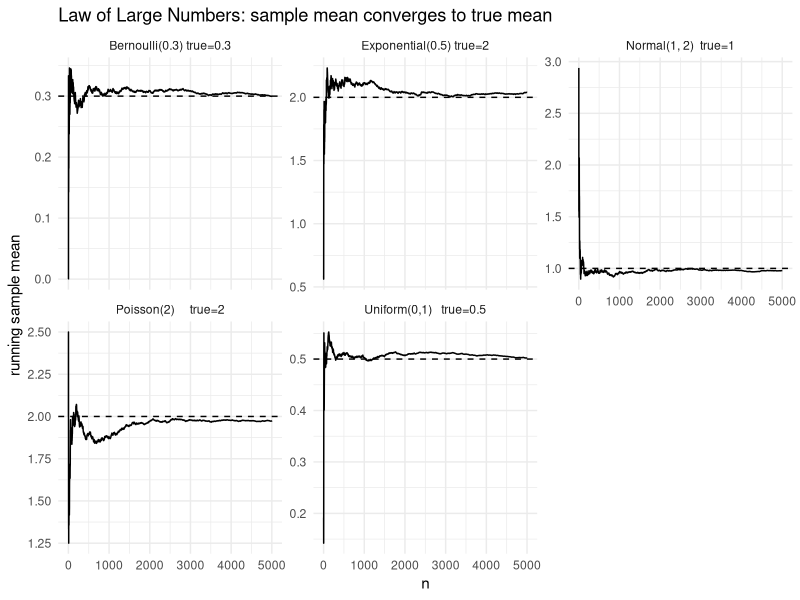

Generate this figure with R:
## ---- chunk 1
#| label: setup
#| include: false
knitr::opts_chunk$set(echo    = TRUE,
                      message = FALSE,
                      warning = FALSE,
                      echo    = TRUE,
                      eval    = TRUE)
set.seed(24205242)

library(tidyverse)
## ---- chunk 2
dbinom(3, size = 5, prob = 0.4)
## ---- chunk 3
pbinom(3, size = 5, prob = 0.4)
## ---- chunk 4
qbinom(0.7, size = 5, prob = 0.4)
## ---- chunk 5
rbinom(22,17,0.5)
## ---- chunk 6
days <- c("Mon", "Tue", "Wed", "Thu", "Fri", "Sat", "Sun")
prob <- c(  0.1,   0.1,   0.1,   0.1,   0.1,  0.25,  0.25)
sample(days, size = 1, prob = prob)
## ---- chunk 7
sample(c("H", "T"), size = 10, replace = TRUE)
## ---- chunk 8
sample(days)
## ---- chunk 9
dbinom(4,8,0.5)
## ---- chunk 10
pbinom(15,28,0.5)
## ---- chunk 11
1-pbinom(12,18,0.5)
pbinom(12,18,0.5,lower.tail = FALSE)
## ---- chunk 12

dbinom(1,14,0.5)+dbinom(3,14,0.5)+dbinom(5,14,0.5)+dbinom(7,14,0.5)+dbinom(9,14,0.5)+dbinom(11,14,0.5)+dbinom(13,14,0.5)
n <- c(1,3,5,7,9,11,13)
sum(dbinom(n,14,0.5))
sum(dbinom(seq(1,13,by=2),14,0.5))
## ---- chunk 13
dpois(3,5,log = FALSE)
## ---- chunk 14
ppois(2,5,lower.tail = TRUE,log.p = FALSE)


## ---- chunk 15
ppois(3,5,lower.tail = FALSE, log.p = FALSE)

1-ppois(3,5)
## ---- chunk 16
rpois(6,5)
## ---- chunk 17
qnorm(0.75, mean=0,sd = 1)
## ---- chunk 18
qt(0.3,10)
## ---- chunk 19
qgamma(0.5,2,3)
## ---- chunk 20
set.seed(123)
n <- 1e6
x <- rnorm(n, mean = 1, sd = sqrt(2))  # 注意 sd = sqrt(variance)
mean(x^2)


## ---- chunk 21
# LLN via simulation for several distributions
# --------------------------------------------
set.seed(42)
n_max <- 5000
N <- 1:n_max

# 1) Normal(μ=1, σ^2=2) -> mean = 1
x_norm <- rnorm(n_max, mean = 1, sd = sqrt(2))
cm_norm <- cumsum(x_norm) / N
mu_norm <- 1

# 2) Bernoulli(p=0.3) -> mean = 0.3
x_bern <- rbinom(n_max, size = 1, prob = 0.3)
cm_bern <- cumsum(x_bern) / N
mu_bern <- 0.3

# 3) Poisson(λ=2) -> mean = 2
x_pois <- rpois(n_max, lambda = 2)
cm_pois <- cumsum(x_pois) / N
mu_pois <- 2

# 4) Exponential(rate=0.5) -> mean = 1/rate = 2
x_exp <- rexp(n_max, rate = 0.5)
cm_exp <- cumsum(x_exp) / N
mu_exp <- 2

# 5) Uniform(0,1) -> mean = 0.5
x_unif <- runif(n_max, min = 0, max = 1)
cm_unif <- cumsum(x_unif) / N
mu_unif <- 0.5

# ---- 简单数值验证（看大样本下样本均值逼近总体均值） ----
tail_n <- n_max
cat(sprintf("Normal:    mean_hat=%.4f vs true=%.4f\n", cm_norm[tail_n], mu_norm))
cat(sprintf("Bernoulli: mean_hat=%.4f vs true=%.4f\n", cm_bern[tail_n], mu_bern))
cat(sprintf("Poisson:   mean_hat=%.4f vs true=%.4f\n", cm_pois[tail_n], mu_pois))
cat(sprintf("Exponential: mean_hat=%.4f vs true=%.4f\n", cm_exp[tail_n], mu_exp))
cat(sprintf("Uniform:   mean_hat=%.4f vs true=%.4f\n", cm_unif[tail_n], mu_unif))

# ---- 若想画图（推荐），运行以下代码 ----
# install.packages("ggplot2")  # 如未安装
library(ggplot2)

df <- rbind(
  data.frame(n = N, mean_hat = cm_norm, dist = "Normal(1, 2)  true=1"),
  data.frame(n = N, mean_hat = cm_bern, dist = "Bernoulli(0.3) true=0.3"),
  data.frame(n = N, mean_hat = cm_pois, dist = "Poisson(2)     true=2"),
  data.frame(n = N, mean_hat = cm_exp,  dist = "Exponential(0.5) true=2"),
  data.frame(n = N, mean_hat = cm_unif, dist = "Uniform(0,1)   true=0.5")
)

true_line <- data.frame(
  dist = c("Normal(1, 2)  true=1",
           "Bernoulli(0.3) true=0.3",
           "Poisson(2)     true=2",
           "Exponential(0.5) true=2",
           "Uniform(0,1)   true=0.5"),
  mu = c(1, 0.3, 2, 2, 0.5)
)

ggplot(df, aes(n, mean_hat)) +
  geom_line() +
  geom_hline(data = true_line, aes(yintercept = mu), linetype = 2) +
  facet_wrap(~ dist, scales = "free_y") +
  labs(title = "Law of Large Numbers: sample mean converges to true mean",
       x = "n", y = "running sample mean") +
  theme_minimal()

## ---- chunk 22
x1<-rnorm(N)
## ---- chunk 23
N <- 5000
person1 <- runif(N, min = 0, max = 1)
person2 <- runif(N, min = 0, max = 1)
## ---- chunk 24
did_meet <- abs(person1 - person2) < 0.5
mean(did_meet)
## ---- chunk 25
flips_simulation <- function() {
  # Initialise counts.
  num_flips <- 0
  num_heads_in_row <- 0
  
  # Keep flipping coins until you get 2 in a row.
  while (num_heads_in_row < 2) {
    
    # Flip a coin.
    new_flip  <- sample(c("H", "T"), size = 1)
    num_flips <- num_flips + 1
    
    # Increment the counts, depending on what you flipped.
    if (new_flip == "H") {
        num_heads_in_row <- num_heads_in_row + 1
      } else {
        num_heads_in_row <- 0
      }
  }

  return(num_flips)
}

num_flips <- replicate(5000, flips_simulation())
mean(num_flips)
## ---- chunk 26
num_correct <- replicate(5000,sum(sample(1:20)==1:20))
mean(num_correct)
## ---- chunk 27
N <- 5000
part1 <- runif(N,min=0,max=1)
part2 <- 1 - part1
smaller_part <- pmin(part1, part2)
smaller_part <- ifelse(part1<part2,part1, part2)
mean(smaller_part)
## ---- chunk 28
flips_simulation <- function() {
  # Initialise counts.
  num_flips <- 0
  num_tails_in_row <- 0
  
  # Keep flipping coins until you get 2 in a row.
  while (num_tails_in_row < 5) {
    
    # Flip a coin.
    new_flip  <- sample(c("H", "T"), size = 1)
    num_flips <- num_flips + 1
    
    # Increment the counts, depending on what you flipped.
    if (new_flip == "T") {
        num_tails_in_row <- num_tails_in_row + 1
      } else {
        num_tails_in_row <- 0
      }
  }

  return(num_flips)
}

num_flips <- replicate(5000, flips_simulation())
mean(num_flips)
